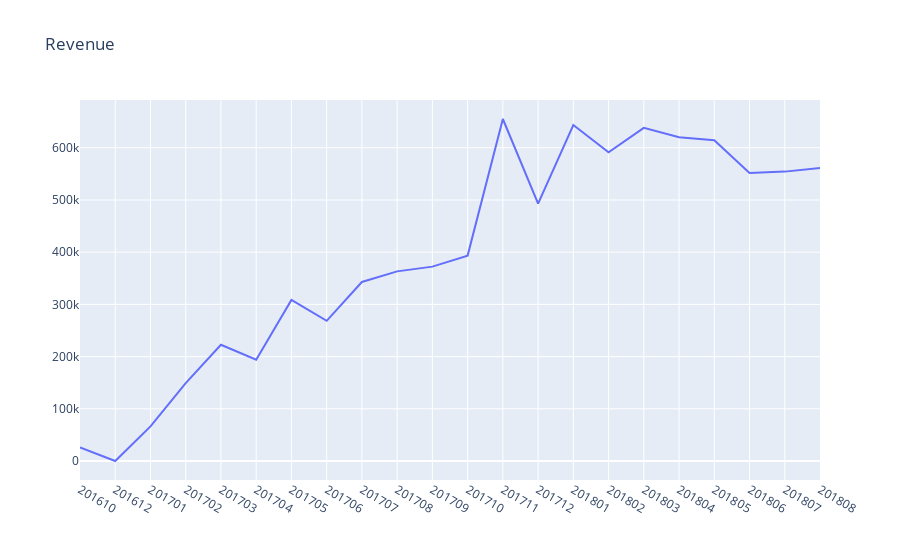

The cell this chart's notebook holds for it:
### Code cell
#creating a scatter plot for Revenue with respect to month 

month_df = [
    go.Scatter(
        x=month['Month'], 
        y=month['Revenue'],
    )
]

scatter_layout = go.Layout(
        xaxis={"type": "category"},
        title='Revenue'
    )
figure = go.Figure(data=month_df, layout=scatter_layout)
pyoff.iplot(figure)

### Figure 1 — Plotly figure (JSON) as saved in the notebook; plotly's stock layout.template omitted (floating-point values rounded to 4 significant figures)
{"data": [{"type": "scatter", "x": [201610, 201612, 201701, 201702, 201703, 201704, 201705, 201706, 201707, 201708, 201709, 201710, 201711, 201712, 201801, 201802, 201803, 201804, 201805, 201806, 201807, 201808], "y": [26050.0, 19.62, 66260.0, 149200.0, 222600.0, 194100.0, 308600.0, 268500.0, 342900.0, 363200.0, 372300.0, 393500.0, 655100.0, 492900.0, 643500.0, 591200.0, 638200.0, 620400.0, 614300.0, 551500.0, 554300.0, 561100.0]}], "layout": {"title": {"text": "Revenue"}, "xaxis": {"type": "category"}}}
